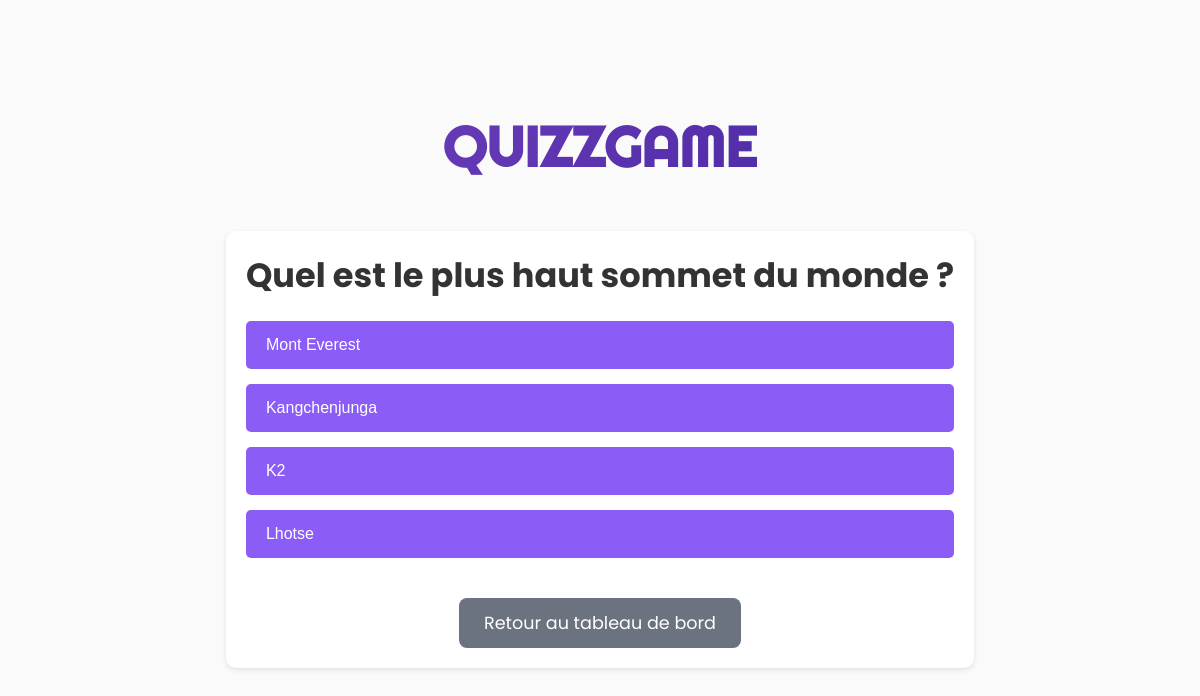
Page /quiz.php?difficulty=difficile (signed in) on the committed database.
### tables this page shows
CREATE TABLE IF NOT EXISTS `questions` (
  `id_question` int NOT NULL AUTO_INCREMENT,
  `quiz_name` varchar(255) NOT NULL,
  `question_text` text NOT NULL,
  `difficulty` enum('facile','moyen','difficile') NOT NULL,
  `correct_answer` varchar(255) NOT NULL,
  `answer1` varchar(255) NOT NULL,
  `answer2` varchar(255) NOT NULL,
  `answer3` varchar(255) NOT NULL,
  PRIMARY KEY (`id_question`)
);

### quiz.php (the view, shortened to what this page needs)
<?php
$difficulty = $_GET['difficulty'] ?? '';
try {
    $db = new PDO('mysql:host=localhost;dbname=qcm_simple;charset=utf8', 'root', '');
    $db->setAttribute(PDO::ATTR_ERRMODE, PDO::ERRMODE_EXCEPTION);
    $stmt = $db->prepare('SELECT * FROM questions WHERE difficulty = ? ORDER BY RAND() LIMIT 10');
    $stmt->execute([$difficulty]);
    $questions = $stmt->fetchAll(PDO::FETCH_ASSOC);
} catch (PDOException $e) {
    die("Database connection failed: " . $e->getMessage());
}
?>
<!DOCTYPE html>
<html lang="fr">
<head>
    <link rel="stylesheet" href="style.css">
</head>
<body>
    <div class="container">
        <h1 class="logo">QUIZZGAME</h1>
        <?php if (!empty($questions)): ?>
            <div class="quiz-container">
                <div class="question">
                    <h2><?php echo htmlspecialchars($questions[0]['question_text']); ?></h2>
                </div>
                <form action="check_answer.php" method="post" class="reponses">
                    <?php
                        $answers = [
                            $questions[0]['correct_answer'],
                            $questions[0]['answer1'],
                            $questions[0]['answer2'],
                            $questions[0]['answer3']
                        ];
                        shuffle($answers);
                        foreach ($answers as $answer):
                    ?>
                        <button type="submit" name="answer" value="<?php echo htmlspecialchars($answer); ?>" class="reponse">
                            <?php echo htmlspecialchars($answer); ?>
                        </button>
                    <?php endforeach; ?>
                </form>
                <div class="button-group">
                    <a href="dashboard.php" class="btn-retour">Retour au tableau de bord</a>
                </div>
            </div>
        <?php endif; ?>
    </div>
</body>
</html>

### style.css (style rules this page uses)
:root { --primary: #673ab7; --secondary: #4CAF50; --danger: #f44336; --dark: #333; --light: #fafafa; --gradient: linear-gradient(135deg, #673ab7 0%, #512da8 100%); }
* { margin: 0; padding: 0; box-sizing: border-box; }
body { font-family: 'Poppins', sans-serif; background: var(--light); color: var(--dark); display: flex; justify-content: center; align-items: center; min-height: 100vh; margin: 0; padding: 0; }
.container { width: 100%; min-height: 100vh; padding: 20px; display: flex; flex-direction: column; align-items: center; justify-content: center; animation: fadeIn 0.8s ease-out; }
.logo { font-family: 'Righteous', cursive; font-size: 3.5em; text-align: center; background: var(--gradient); -webkit-background-clip: text; -webkit-text-fill-color: transparent; margin-bottom: 30px; animation: pulse 2s infinite; }
h1 { color: var(--dark); margin-bottom: 20px; font-size: 2.5rem; }
.question { font-size: 1.4rem; margin-bottom: 20px; text-align: left; animation: bounce 1s; }
.reponses { display: grid; grid-template-columns: 1fr; gap: 15px; margin-bottom: 30px; }
.reponse { background-color: #eee; border: none; border-radius: 8px; color: var(--dark); padding: 15px 20px; font-size: 1.1rem; cursor: pointer; transition: background-color 0.3s ease; text-align: left; animation: fadeIn 0.5s ease-out calc(var(--order) * 0.15s); }
a { color: var(--primary); text-decoration: none; transition: all 0.3s ease; }
.quiz-container { background: white; padding: 20px; border-radius: 10px; margin: 20px 0; box-shadow: 0 2px 5px rgba(0,0,0,0.1); animation: fadeIn 0.8s ease-out; }
.question { margin-bottom: 20px; text-align: center; }
.reponses { display: grid; grid-template-columns: 1fr; gap: 15px; margin: 20px 0; }
.reponse { background: #8B5CF6; color: white; border: none; padding: 15px 20px; border-radius: 5px; cursor: pointer; font-size: 1em; transition: all 0.3s ease; animation: fadeIn 0.5s ease-out calc(var(--order) * 0.15s); }
.button-group { display: flex; gap: 15px; justify-content: center; margin-top: 20px; }
.btn-retour { background: #6B7280; color: white; padding: 12px 25px; border: none; border-radius: 8px; font-size: 1.1em; cursor: pointer; transition: all 0.3s ease; text-decoration: none; display: inline-block; margin-top: 20px; animation: fadeIn 0.5s ease-out; }

### rows in the picture
questions: question_text "Quel est le plus haut sommet du monde ?", correct_answer "Mont Everest", answer2 "Kangchenjunga", answer1 "K2", answer3 "Lhotse"
